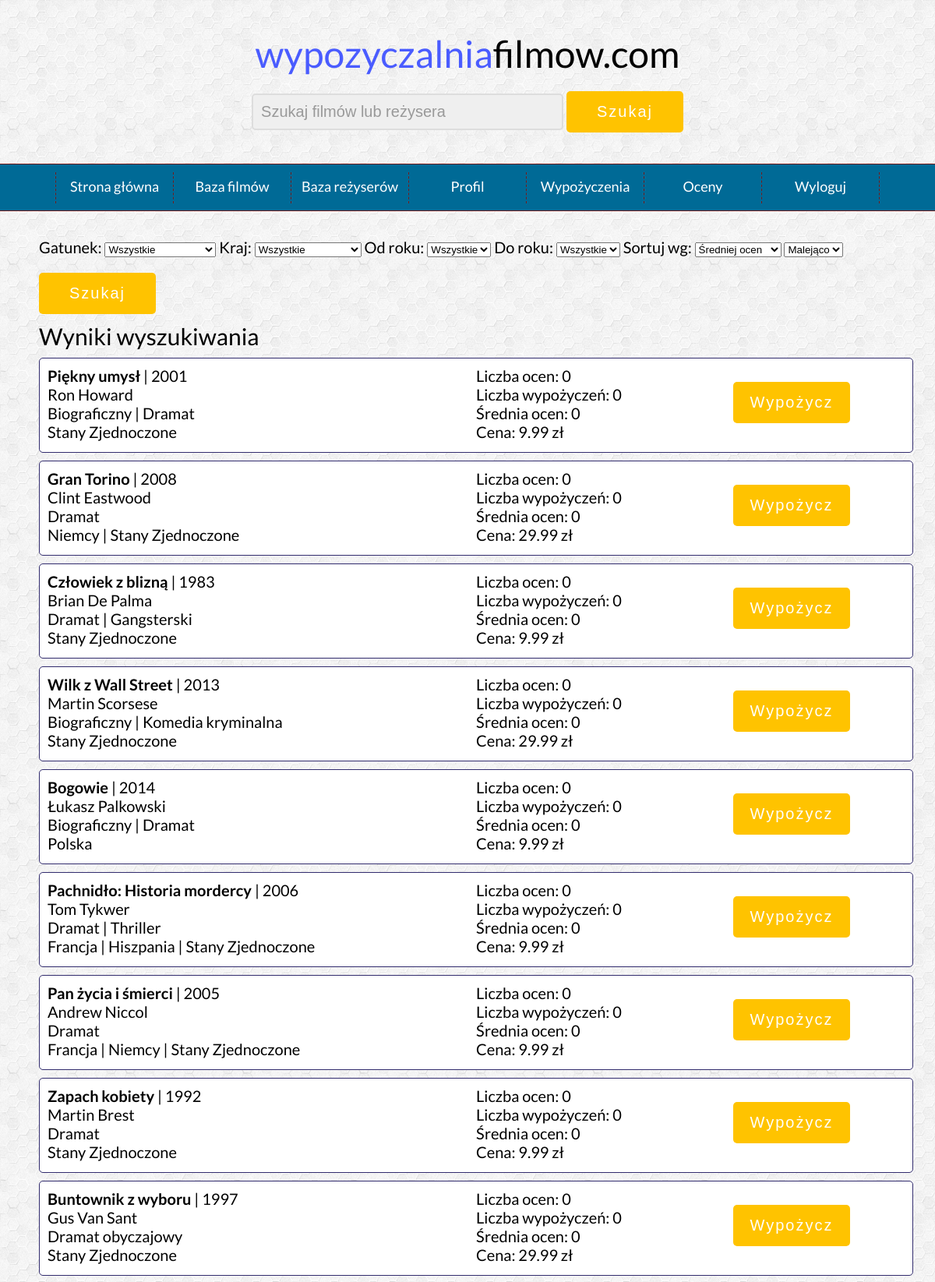
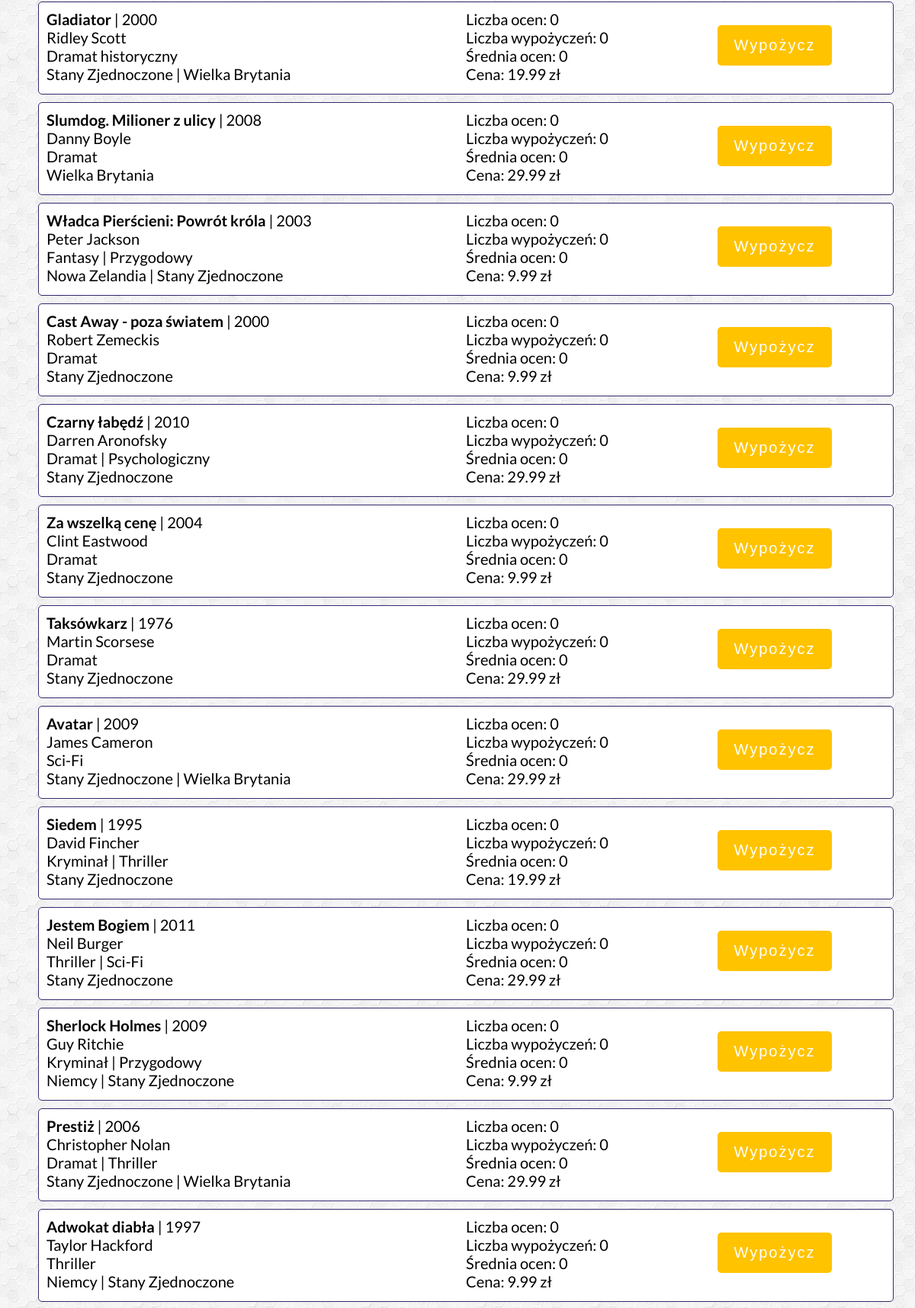
/wypozyczalnia/home_baza_filmow.php (signed in, upper part), run on the app's committed database (2 pictures, top to bottom).
### tables this page shows
CREATE TABLE filmy (id_filmu int AUTO_INCREMENT not null, PRIMARY KEY (id_filmu), tytul VARCHAR(50) not null, rok int not null, 
gatunek1 int not null, foreign key (gatunek1) references gatunki(id_gatunku), gatunek2 int, foreign key (gatunek2) references gatunki(id_gatunku), 
gatunek3 int, foreign key (gatunek3) references gatunki(id_gatunku), kraj1 CHAR(3) not null, foreign key (kraj1) references kraje_produkcji(kod_kraju), 
kraj2 CHAR(3), foreign key (kraj2) references kraje_produkcji(kod_kraju), kraj3 CHAR(3), foreign key (kraj3) references kraje_produkcji(kod_kraju), 
rezyser int not null, foreign key (rezyser) references rezyserzy(id_rezysera), opis VARCHAR(500), id_ceny int not null, foreign key (id_ceny) references stawki_cenowe(id_ceny), 
liczba_wypozyczen int not null, liczba_ocen int not null, srednia_ocen float not null, data_dodania datetime not null);

CREATE TABLE rezyserzy (id_rezysera int AUTO_INCREMENT not null, PRIMARY KEY (id_rezysera), nazwa_rezysera VARCHAR(100) not null);

CREATE TABLE gatunki (id_gatunku int AUTO_INCREMENT not null, PRIMARY KEY (id_gatunku), nazwa_gatunku VARCHAR(30) not null);

CREATE TABLE kraje_produkcji (kod_kraju	CHAR(3) not null, PRIMARY KEY (kod_kraju), kraj VARCHAR(30) not null);

CREATE TABLE stawki_cenowe (id_ceny int AUTO_INCREMENT not null, PRIMARY KEY (id_ceny), wartosc DECIMAL(4,2));

### wypozyczalnia/home_baza_filmow.php (the view, shortened to what this page needs)
<!DOCTYPE HTML>
<html lang="pl">
<head>
	<link href="style_homepage.css" rel="stylesheet" type="text/css" />
	<link href="css/fontello.css" rel="stylesheet" type="text/css" />
</head>
<body>
	<div class="wrapper">
		<div class="header">
			<div class="logo">
				<span style="color: #4A5CFF">wypozyczalnia</span>filmow.com
			</div>
			<div class="search">
				<form action="home_search.php" method="post">
					<input type="text" placeholder="Szukaj filmów lub reżysera" onfocus="this.placeholder=''" onblur="this.placeholder='Szukaj filmów'" name="search"/>
					<input type="submit" value="Szukaj"/>
				</form>
			</div>
		</div>
		<div class="nav">
			<ol>
				<li><a href="home.php">Strona główna</a></li>
				<li><a href="home_baza_filmow.php">Baza filmów</a></li>
				<li><a href="home_baza_rezyserow.php">Baza reżyserów</a></li>
				<li><a href="home_informacje.php">Profil</a></li>
				<li><a href="home_wypozyczenia.php">Wypożyczenia</a></li>
				<li><a href="home_oceny.php">Oceny</a></li>
				<li><a href="logout.php">Wyloguj</a></li>
			</ol>
		</div>
		<div class="content">
			<form method="post">
				<label for="gatunek">Gatunek:</label>
				<select name="gatunek" id="gatunek">
					<option value="0" selected>Wszystkie</option>
				</select>
				<label for="kraj">Kraj:</label>
				<select name="kraj" id="kraj">
					<option value="0" selected>Wszystkie</option>
				</select>
				<label for="od_roku">Od roku:</label>
				<select name="od_roku" id="od_roku">
					<option value="1950" selected>Wszystkie</option>
				</select>
				<label for="do_roku">Do roku:</label>
				<select name="do_roku" id="do_roku">
					<option value="2021" selected>Wszystkie</option>
				</select>
				<label for="sort">Sortuj wg:</label>
				<select name="sort" id="sort">
					<option value="filmy.srednia_ocen" selected>Średniej ocen</option>
				</select>
				<select name="rosnaco" id="rosnaco">
					<option value="desc" selected>Malejąco</option>
				</select>
				<input type="submit" value="Szukaj"/>
			</form>
			<?php
				$gatunek = 0;
				$kraj = 0;
				$rok_od = 1950;
				$rok_do = 2021;
				$sort = "filmy.srednia_ocen";
				$rosnaco = "desc";
				require_once "connect.php";
				if($gatunek == 0 && $kraj == 0)
				{
					$polaczenie = @new mysqli($host, $db_user, $db_password, $db_name);
					$wynik = @$polaczenie->query("SELECT filmy.tytul, filmy.rok, rezyserzy.nazwa_rezysera, gatunki1.nazwa_gatunku AS gatunek1, gatunki2.nazwa_gatunku AS gatunek2, gatunki3.nazwa_gatunku AS gatunek3, kraje_produkcji1.kraj AS kraj1, kraje_produkcji2.kraj AS kraj2, kraje_produkcji3.kraj AS kraj3, filmy.liczba_wypozyczen, filmy.liczba_ocen, filmy.srednia_ocen, stawki_cenowe.wartosc
					FROM filmy
					LEFT JOIN rezyserzy ON filmy.rezyser = rezyserzy.id_rezysera
					LEFT JOIN gatunki AS gatunki1 ON filmy.gatunek1 = gatunki1.id_gatunku
					LEFT JOIN gatunki AS gatunki2 ON filmy.gatunek2 = gatunki2.id_gatunku
					LEFT JOIN gatunki AS gatunki3 ON filmy.gatunek3 = gatunki3.id_gatunku
					LEFT JOIN kraje_produkcji AS kraje_produkcji1 ON filmy.kraj1 = kraje_produkcji1.kod_kraju
					LEFT JOIN kraje_produkcji AS kraje_produkcji2 ON filmy.kraj2 = kraje_produkcji2.kod_kraju
					LEFT JOIN kraje_produkcji AS kraje_produkcji3 ON filmy.kraj3 = kraje_produkcji3.kod_kraju
					LEFT JOIN stawki_cenowe ON filmy.id_ceny = stawki_cenowe.id_ceny
					WHERE
					(filmy.rok >= $rok_od and filmy.rok <= $rok_do)
					ORDER BY $sort $rosnaco");
					echo "<div class='title'>";
						echo "Wyniki wyszukiwania";
					echo "</div>";
					while ($r = $wynik->fetch_assoc())
					{
						echo "<div class='display'>";
							echo "<div class='display1'>";
								echo "<strong>".$r['tytul']."</strong>".' | '.$r["rok"].'</br>';
								echo $r["nazwa_rezysera"].'</br>';
								echo $r["gatunek1"];
								if ($r["gatunek2"]!=NULL)
								{
									echo ' | '.$r["gatunek2"];
								}
								echo '</br>'.$r["kraj1"];
								if ($r["kraj2"]!=NULL)
								{
									echo ' | '.$r["kraj2"];
								}
								if ($r["kraj3"]!=NULL)
								{
									echo ' | '.$r["kraj3"];
								}
							echo "</div>";
							echo "<div class='display2'>";
								echo 'Liczba ocen: '.$r['liczba_ocen'].'</br>';
								echo 'Liczba wypożyczeń: '.$r['liczba_wypozyczen'].'</br>';
								$r['srednia_ocen'] = round($r['srednia_ocen'],2);
								echo 'Średnia ocen: '.$r["srednia_ocen"].'</br>';
								echo 'Cena: '.$r['wartosc'].' zł'.'</br>';
							echo "</div>";
							echo "<div class='display3'>";
								echo "<form action = 'wypozycz.php' method='post'>";
									echo "<input type='submit' value='Wypożycz'/>";
								echo "</form>";
							echo "</div>";
						echo "</div>";
					}
				}
			?>
		</div>
	</div>
</body>
</html>

### wypozyczalnia/style_homepage.css (style rules this page uses)
body { background-image: url("img/hexellence.png"); font-family: 'Lato', sans-serif; font-size: 20px; margin: 0 !important; }
input[type=text], input[type=password] { width: 400px; background-color: #efefef; color: #666; border: 2px solid #ddd; border-radius: 5px; font-size: 20px; padding: 10px; box-sizing: border-box; outline: none; margin-top: 10px; }
input[type=submit] { width: 150px; background-color: #FFC300; font-size:20px; color: white; padding: 15px 10px; margin-top: 20px; border: none; border-radius: 5px; cursor: pointer; letter-spacing: 2px; outline: none; }
.wrapper { width: 100%; }
.header { width:100%; padding: 40px 0; }
.logo { width: 100%; text-align: center; font-size: 48px; margin-left: auto; margin-right: auto; }
.search { width: 100%; text-align: center; font-size: 20px; margin-left: auto; margin-right: auto; }
.nav { width: 100%; padding: 10px 0; background-color: #006A96; text-align: center; border-top: 1px solid #751b1b; border-bottom: 1px solid #751b1b; }
.content { width: 1100px; margin-left: auto; margin-right: auto; text-align: left; padding-top: 10px; min-height: 500px; }
.display { background-color: #FFFFFF; border-style: solid; border-color: #322C6E; border-radius: 5px; border-width: 1px; width: 100%; height: 100px; padding: 10px; margin-top: 10px; }
.display1 { width: 50%; float:left; }
.display2 { width: 30%; float:left; }
.display3 { width: 20%; float:left; }
.title { font-size: 30px; margin-top: 10px; margin-bottom: 10px; }
ol { padding: 0; margin: 0; list-style-type: none; font-size: 18px; height: 35px; line-height: 200%; display: inline-block; }
ol a { color: #ffffff; text-decoration: none; display: block; }
ol > li { float: left; width: 150px; height: 40px; border-right: 1px dashed #751b1b; }
ol > li:first-child { border-left: 1px dashed #751b1b; }

### data on the page
filmy: tytul "Piękny umysł", rok "2001", rezyser.nazwa_rezysera "Ron Howard", gatunek1.nazwa_gatunku "Biograficzny", gatunek2.nazwa_gatunku "Dramat", kraj1.kraj "Stany Zjednoczone", liczba_ocen "0", liczba_wypozyczen "0", srednia_ocen "0", id_ceny.wartosc "9.99"
filmy: tytul "Gran Torino", rok "2008", rezyser.nazwa_rezysera "Clint Eastwood", gatunek1.nazwa_gatunku "Dramat", kraj1.kraj "Niemcy", kraj2.kraj "Stany Zjednoczone", liczba_ocen "0", liczba_wypozyczen "0", srednia_ocen "0", id_ceny.wartosc "29.99"
filmy: tytul "Człowiek z blizną", rok "1983", rezyser.nazwa_rezysera "Brian De Palma", gatunek1.nazwa_gatunku "Dramat", gatunek2.nazwa_gatunku "Gangsterski", kraj1.kraj "Stany Zjednoczone", liczba_ocen "0", liczba_wypozyczen "0", srednia_ocen "0", id_ceny.wartosc "9.99"
filmy: tytul "Wilk z Wall Street", rok "2013", rezyser.nazwa_rezysera "Martin Scorsese", gatunek1.nazwa_gatunku "Biograficzny", gatunek2.nazwa_gatunku "Komedia kryminalna", kraj1.kraj "Stany Zjednoczone", liczba_ocen "0", liczba_wypozyczen "0", srednia_ocen "0", id_ceny.wartosc "29.99"
filmy: tytul "Bogowie", rok "2014", rezyser.nazwa_rezysera "Łukasz Palkowski", gatunek1.nazwa_gatunku "Biograficzny", gatunek2.nazwa_gatunku "Dramat", kraj1.kraj "Polska", liczba_ocen "0", liczba_wypozyczen "0", srednia_ocen "0", id_ceny.wartosc "9.99"
filmy: tytul "Pachnidło: Historia mordercy", rok "2006", rezyser.nazwa_rezysera "Tom Tykwer", gatunek1.nazwa_gatunku "Dramat", gatunek2.nazwa_gatunku "Thriller", kraj1.kraj "Francja", kraj2.kraj "Hiszpania", kraj3.kraj "Stany Zjednoczone", liczba_ocen "0", liczba_wypozyczen "0", srednia_ocen "0", id_ceny.wartosc "9.99"
filmy: tytul "Pan życia i śmierci", rok "2005", rezyser.nazwa_rezysera "Andrew Niccol", gatunek1.nazwa_gatunku "Dramat", kraj1.kraj "Francja", kraj2.kraj "Niemcy", kraj3.kraj "Stany Zjednoczone", liczba_ocen "0", liczba_wypozyczen "0", srednia_ocen "0", id_ceny.wartosc "9.99"
filmy: tytul "Zapach kobiety", rok "1992", rezyser.nazwa_rezysera "Martin Brest", gatunek1.nazwa_gatunku "Dramat", kraj1.kraj "Stany Zjednoczone", liczba_ocen "0", liczba_wypozyczen "0", srednia_ocen "0", id_ceny.wartosc "9.99"
filmy: tytul "Buntownik z wyboru", rok "1997", rezyser.nazwa_rezysera "Gus Van Sant", gatunek1.nazwa_gatunku "Dramat obyczajowy", kraj1.kraj "Stany Zjednoczone", liczba_ocen "0", liczba_wypozyczen "0", srednia_ocen "0", id_ceny.wartosc "29.99"
filmy: tytul "Gladiator", rok "2000", rezyser.nazwa_rezysera "Ridley Scott", gatunek1.nazwa_gatunku "Dramat historyczny", kraj1.kraj "Stany Zjednoczone", kraj2.kraj "Wielka Brytania", liczba_ocen "0", liczba_wypozyczen "0", srednia_ocen "0", id_ceny.wartosc "19.99"
filmy: tytul "Slumdog. Milioner z ulicy", rok "2008", rezyser.nazwa_rezysera "Danny Boyle", gatunek1.nazwa_gatunku "Dramat", kraj1.kraj "Wielka Brytania", liczba_ocen "0", liczba_wypozyczen "0", srednia_ocen "0", id_ceny.wartosc "29.99"
filmy: tytul "Władca Pierścieni: Powrót króla", rok "2003", rezyser.nazwa_rezysera "Peter Jackson", gatunek1.nazwa_gatunku "Fantasy", gatunek2.nazwa_gatunku "Przygodowy", kraj1.kraj "Nowa Zelandia", kraj2.kraj "Stany Zjednoczone", liczba_ocen "0", liczba_wypozyczen "0", srednia_ocen "0", id_ceny.wartosc "9.99"
filmy: tytul "Cast Away - poza światem", rok "2000", rezyser.nazwa_rezysera "Robert Zemeckis", gatunek1.nazwa_gatunku "Dramat", kraj1.kraj "Stany Zjednoczone", liczba_ocen "0", liczba_wypozyczen "0", srednia_ocen "0", id_ceny.wartosc "9.99"
filmy: tytul "Czarny łabędź", rok "2010", rezyser.nazwa_rezysera "Darren Aronofsky", gatunek1.nazwa_gatunku "Dramat", gatunek2.nazwa_gatunku "Psychologiczny", kraj1.kraj "Stany Zjednoczone", liczba_ocen "0", liczba_wypozyczen "0", srednia_ocen "0", id_ceny.wartosc "29.99"
filmy: tytul "Za wszelką cenę", rok "2004", rezyser.nazwa_rezysera "Clint Eastwood", gatunek1.nazwa_gatunku "Dramat", kraj1.kraj "Stany Zjednoczone", liczba_ocen "0", liczba_wypozyczen "0", srednia_ocen "0", id_ceny.wartosc "9.99"
filmy: tytul "Taksówkarz", rok "1976", rezyser.nazwa_rezysera "Martin Scorsese", gatunek1.nazwa_gatunku "Dramat", kraj1.kraj "Stany Zjednoczone", liczba_ocen "0", liczba_wypozyczen "0", srednia_ocen "0", id_ceny.wartosc "29.99"
filmy: tytul "Avatar", rok "2009", rezyser.nazwa_rezysera "James Cameron", gatunek1.nazwa_gatunku "Sci-Fi", kraj1.kraj "Stany Zjednoczone", kraj2.kraj "Wielka Brytania", liczba_ocen "0", liczba_wypozyczen "0", srednia_ocen "0", id_ceny.wartosc "29.99"
filmy: tytul "Siedem", rok "1995", rezyser.nazwa_rezysera "David Fincher", gatunek1.nazwa_gatunku "Kryminał", gatunek2.nazwa_gatunku "Thriller", kraj1.kraj "Stany Zjednoczone", liczba_ocen "0", liczba_wypozyczen "0", srednia_ocen "0", id_ceny.wartosc "19.99"
filmy: tytul "Jestem Bogiem", rok "2011", rezyser.nazwa_rezysera "Neil Burger", gatunek1.nazwa_gatunku "Thriller", gatunek2.nazwa_gatunku "Sci-Fi", kraj1.kraj "Stany Zjednoczone", liczba_ocen "0", liczba_wypozyczen "0", srednia_ocen "0", id_ceny.wartosc "29.99"
filmy: tytul "Sherlock Holmes", rok "2009", rezyser.nazwa_rezysera "Guy Ritchie", gatunek1.nazwa_gatunku "Kryminał", gatunek2.nazwa_gatunku "Przygodowy", kraj1.kraj "Niemcy", kraj2.kraj "Stany Zjednoczone", liczba_ocen "0", liczba_wypozyczen "0", srednia_ocen "0", id_ceny.wartosc "9.99"
filmy: tytul "Prestiż", rok "2006", rezyser.nazwa_rezysera "Christopher Nolan", gatunek1.nazwa_gatunku "Dramat", gatunek2.nazwa_gatunku "Thriller", kraj1.kraj "Stany Zjednoczone", kraj2.kraj "Wielka Brytania", liczba_ocen "0", liczba_wypozyczen "0", srednia_ocen "0", id_ceny.wartosc "29.99"
filmy: tytul "Adwokat diabła", rok "1997", rezyser.nazwa_rezysera "Taylor Hackford", gatunek1.nazwa_gatunku "Thriller", kraj1.kraj "Niemcy", kraj2.kraj "Stany Zjednoczone", liczba_ocen "0", liczba_wypozyczen "0", srednia_ocen "0", id_ceny.wartosc "9.99"
